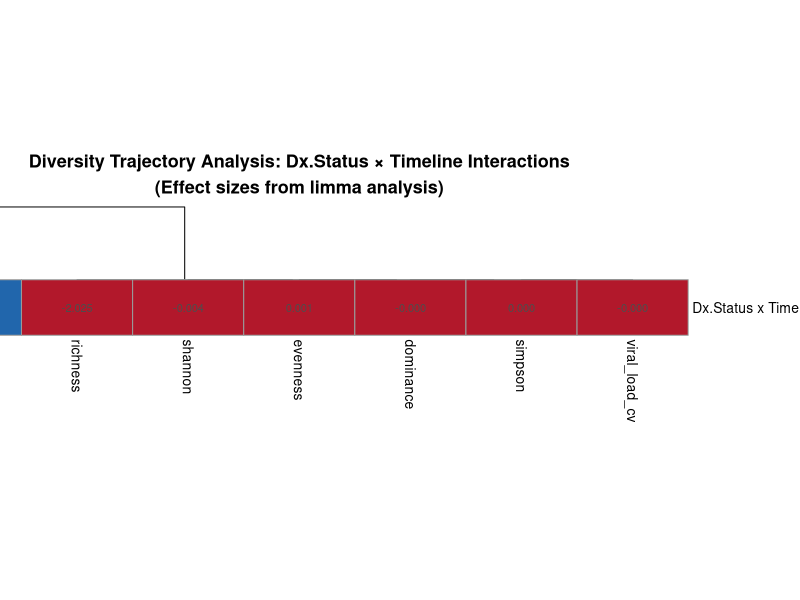
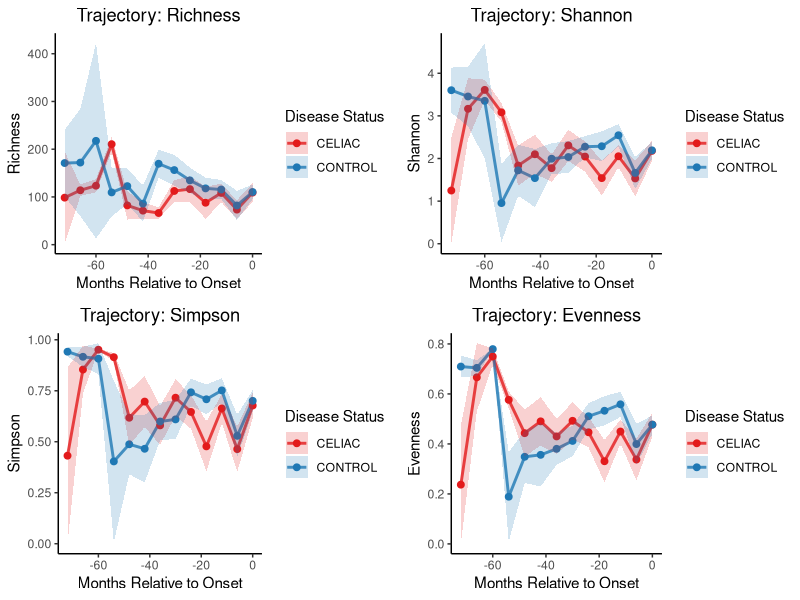
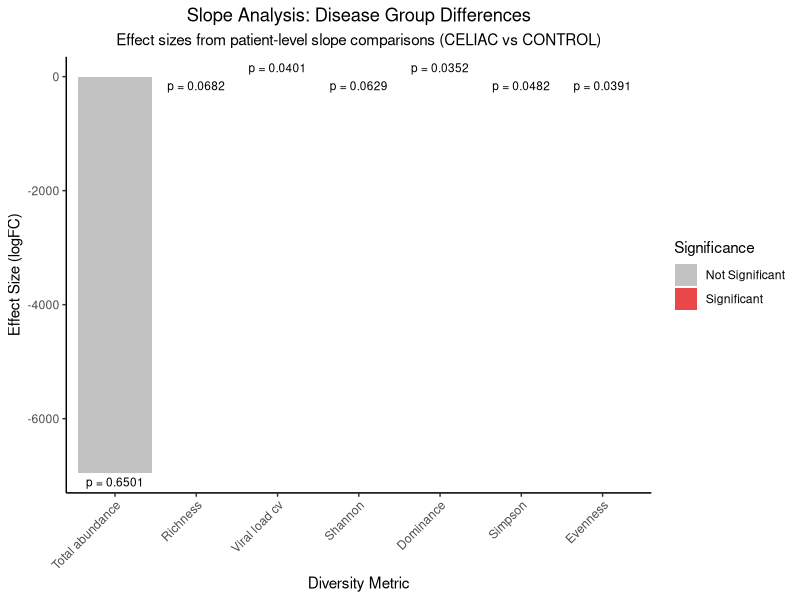
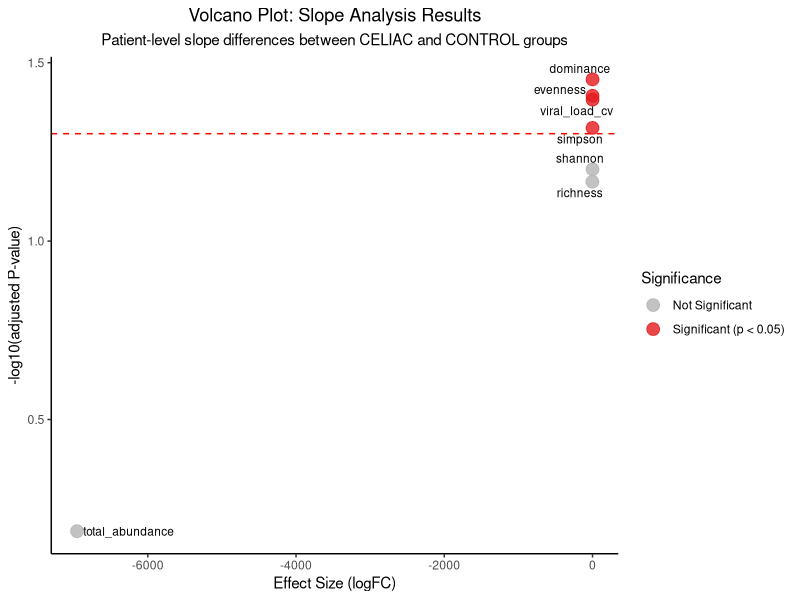
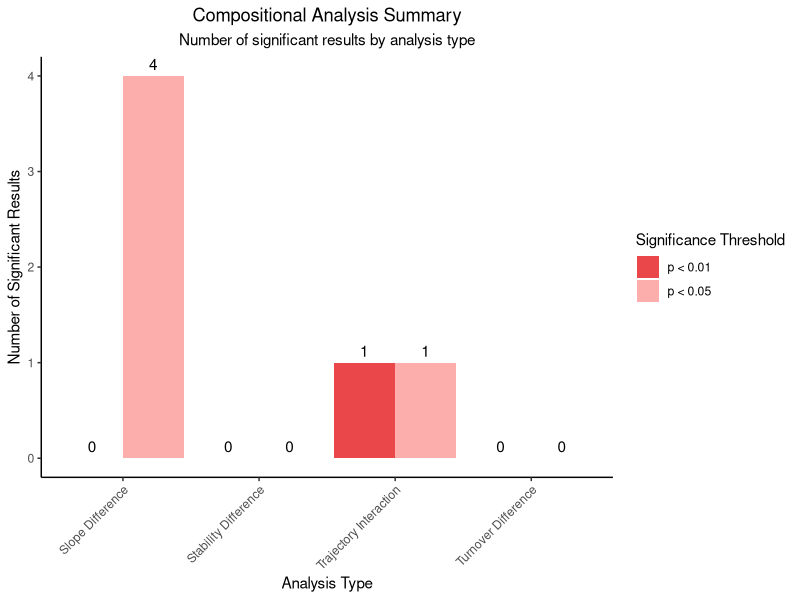

R code for these plots, in order:
#!/usr/bin/env Rscript
# Compositional Analysis Visualizations and Summary
# Author: Claude AI
# Date: 2025-07-25

library(dplyr)
library(vegan)
library(ggplot2)
library(limma)
library(pheatmap)
library(RColorBrewer)
library(reshape2)
library(gridExtra)
library(ggrepel)

# Set working directory
setwd("/Users/leranwang/Handley Lab Dropbox/16S/Celiac/Phage/phage_detection_pipeline_new_assembly/Orf/data_correct/total/final_results")

cat("=== COMPOSITIONAL ANALYSIS VISUALIZATIONS ===\n")
cat("Starting visualization at:", format(Sys.time()), "\n\n")

# ============================================================================
# PART 1: LOAD ALL RESULTS
# ============================================================================

cat("1. Loading all results...\n")

# Load all results
diversity_data_full <- read.csv("diversity_data_full.csv")
slope_data <- read.csv("slope_data.csv")
stability_data <- read.csv("stability_data.csv")
turnover_data <- read.csv("turnover_data.csv")

trajectory_results <- read.csv("diversity_trajectory_results.csv")
slope_results <- read.csv("slope_analysis_results.csv")
stability_results <- read.csv("stability_analysis_results.csv")
turnover_results <- read.csv("turnover_analysis_results.csv")

cat("All results loaded successfully\n")

# ============================================================================
# PART 2: CREATE COMPREHENSIVE RESULTS SUMMARY
# ============================================================================

cat("\n2. Creating comprehensive results summary...\n")

# Combine all results into comprehensive summary
create_comprehensive_summary <- function() {
  
  # Trajectory results
  traj_summary <- trajectory_results %>%
    select(metric, logFC, P.Value, adj.P.Val, n_samples, n_patients) %>%
    mutate(analysis_type = "Trajectory_Interaction", effect_size = logFC)
  
  # Slope results
  slope_summary <- slope_results %>%
    select(metric, logFC, P.Value, adj.P.Val, n_patients, celiac_mean_slope, control_mean_slope) %>%
    mutate(analysis_type = "Slope_Difference", effect_size = logFC) %>%
    rename(n_samples = n_patients)
  
  # Stability results
  stability_summary <- stability_results %>%
    select(metric, logFC, P.Value, adj.P.Val, n_patients, celiac_mean_stability, control_mean_stability) %>%
    mutate(analysis_type = "Stability_Difference", effect_size = logFC) %>%
    rename(n_samples = n_patients)
  
  # Turnover results
  turnover_summary <- turnover_results %>%
    select(metric, logFC, P.Value, adj.P.Val, n_patients, celiac_mean_turnover, control_mean_turnover) %>%
    mutate(analysis_type = "Turnover_Difference", effect_size = logFC) %>%
    rename(n_samples = n_patients)
  
  # Combine all
  comprehensive_results <- bind_rows(
    traj_summary,
    slope_summary,
    stability_summary,
    turnover_summary
  )
  
  return(comprehensive_results)
}

comprehensive_results <- create_comprehensive_summary()
write.csv(comprehensive_results, "comprehensive_results_summary.csv", row.names = FALSE)

cat("Comprehensive results summary created\n")

# ============================================================================
# PART 3: DIVERSITY TRAJECTORY HEATMAP
# ============================================================================

cat("\n3. Creating diversity trajectory heatmap...\n")

# Create heatmap of trajectory results
create_trajectory_heatmap <- function(results) {
  
  # Prepare data for heatmap
  heatmap_data <- results %>%
    select(metric, logFC, adj.P.Val) %>%
    mutate(
      neg_log_pval = -log10(adj.P.Val),
      significance = ifelse(adj.P.Val < 0.05, "Significant", "Not Significant")
    )
  
  # Create matrix for heatmap
  heatmap_matrix <- matrix(heatmap_data$logFC, 
                          nrow = 1, 
                          dimnames = list("Dx.Status x Timeline", heatmap_data$metric))
  
  # Create heatmap
  png("diversity_trajectory_heatmap.png", width = 1200, height = 400, res = 150)
  
  pheatmap(heatmap_matrix,
           cluster_rows = FALSE,
           cluster_cols = TRUE,
           scale = "none",
           color = colorRampPalette(c("#2166AC", "white", "#B2182B"))(100),
           main = "Diversity Trajectory Analysis: Dx.Status × Timeline Interactions\n(Effect sizes from limma analysis)",
           fontsize = 10,
           cellwidth = 80,
           cellheight = 40,
           display_numbers = TRUE,
           number_format = "%.3f")
  
  dev.off()
  
  cat("Trajectory heatmap saved\n")
}

create_trajectory_heatmap(trajectory_results)

# ============================================================================
# PART 4: SLOPE ANALYSIS VISUALIZATION
# ============================================================================

cat("\n4. Creating slope analysis visualizations...\n")

# Bar plot of slope differences
create_slope_barplot <- function(results) {
  
  # Prepare data
  plot_data <- results %>%
    mutate(
      significance = ifelse(adj.P.Val < 0.05, "Significant", "Not Significant"),
      metric_clean = gsub("_", " ", stringr::str_to_title(metric))
    )
  
  p <- ggplot(plot_data, aes(x = reorder(metric_clean, -abs(logFC)), y = logFC)) +
    geom_col(aes(fill = significance), alpha = 0.8) +
    geom_text(aes(label = paste("p =", round(adj.P.Val, 4))), 
              vjust = ifelse(plot_data$logFC > 0, -0.5, 1.5), size = 3) +
    scale_fill_manual(values = c("Significant" = "#E31A1C", "Not Significant" = "grey70")) +
    labs(
      title = "Slope Analysis: Disease Group Differences",
      subtitle = "Effect sizes from patient-level slope comparisons (CELIAC vs CONTROL)",
      x = "Diversity Metric",
      y = "Effect Size (logFC)",
      fill = "Significance"
    ) +
    theme_classic() +
    theme(
      axis.text.x = element_text(angle = 45, hjust = 1),
      plot.title = element_text(hjust = 0.5),
      plot.subtitle = element_text(hjust = 0.5)
    )
  
  ggsave("slope_analysis_results.png", p, width = 10, height = 6, dpi = 300)
  
  cat("Slope bar plot saved\n")
}

create_slope_barplot(slope_results)

# Volcano plot of slope analysis
create_slope_volcano <- function(results) {
  
  plot_data <- results %>%
    mutate(
      neg_log_pval = -log10(adj.P.Val),
      significance = case_when(
        adj.P.Val < 0.01 ~ "Highly Significant (p < 0.01)",
        adj.P.Val < 0.05 ~ "Significant (p < 0.05)",
        TRUE ~ "Not Significant"
      )
    )
  
  p <- ggplot(plot_data, aes(x = logFC, y = neg_log_pval)) +
    geom_point(aes(color = significance), size = 4, alpha = 0.8) +
    geom_text_repel(aes(label = metric), size = 3, max.overlaps = 10) +
    geom_hline(yintercept = -log10(0.05), linetype = "dashed", color = "red") +
    scale_color_manual(values = c(
      "Highly Significant (p < 0.01)" = "#B2182B",
      "Significant (p < 0.05)" = "#E31A1C",
      "Not Significant" = "grey70"
    )) +
    labs(
      title = "Volcano Plot: Slope Analysis Results",
      subtitle = "Patient-level slope differences between CELIAC and CONTROL groups",
      x = "Effect Size (logFC)",
      y = "-log10(adjusted P-value)",
      color = "Significance"
    ) +
    theme_classic() +
    theme(
      plot.title = element_text(hjust = 0.5),
      plot.subtitle = element_text(hjust = 0.5)
    )
  
  ggsave("slope_volcano_plot.png", p, width = 10, height = 8, dpi = 300)
  
  cat("Slope volcano plot saved\n")
}

create_slope_volcano(slope_results)

# ============================================================================
# PART 5: DIVERSITY TRAJECTORIES BY GROUP
# ============================================================================

cat("\n5. Creating diversity trajectories by group...\n")

# Plot mean trajectories by disease status
create_trajectory_plots <- function(diversity_data) {
  
  # Calculate group means by timepoint
  trajectory_data <- diversity_data %>%
    group_by(Dx.Status, onset_timeline_numeric) %>%
    summarise(
      across(c(richness, shannon, simpson, evenness, total_abundance, dominance, viral_load_cv),
             list(mean = ~mean(.x, na.rm = TRUE), se = ~sd(.x, na.rm = TRUE)/sqrt(n())),
             .names = "{.col}_{.fn}"),
      n_samples = n(),
      .groups = "drop"
    )
  
  # Create plots for each metric
  metrics <- c("richness", "shannon", "simpson", "evenness")
  
  plot_list <- list()
  
  for(metric in metrics) {
    mean_col <- paste0(metric, "_mean")
    se_col <- paste0(metric, "_se")
    
    p <- ggplot(trajectory_data, aes(x = onset_timeline_numeric, y = .data[[mean_col]], color = Dx.Status)) +
      geom_line(size = 1, alpha = 0.8) +
      geom_point(size = 2) +
      geom_ribbon(aes(ymin = .data[[mean_col]] - .data[[se_col]], 
                      ymax = .data[[mean_col]] + .data[[se_col]],
                      fill = Dx.Status), alpha = 0.2, color = NA) +
      scale_color_manual(values = c("CELIAC" = "#E31A1C", "CONTROL" = "#1F78B4")) +
      scale_fill_manual(values = c("CELIAC" = "#E31A1C", "CONTROL" = "#1F78B4")) +
      labs(
        title = paste("Trajectory:", stringr::str_to_title(metric)),
        x = "Months Relative to Onset",
        y = stringr::str_to_title(metric),
        color = "Disease Status",
        fill = "Disease Status"
      ) +
      theme_classic() +
      theme(plot.title = element_text(hjust = 0.5))
    
    plot_list[[metric]] <- p
  }
  
  # Combine plots
  combined_plot <- grid.arrange(grobs = plot_list, ncol = 2)
  
  ggsave("diversity_trajectories_by_group.png", combined_plot, width = 12, height = 10, dpi = 300)
  
  cat("Trajectory plots saved\n")
}

create_trajectory_plots(diversity_data_full)

# ============================================================================
# PART 6: SUMMARY STATISTICS VISUALIZATION
# ============================================================================

cat("\n6. Creating summary statistics visualization...\n")

create_summary_stats_plot <- function() {
  
  # Count significant results by analysis type
  sig_counts <- comprehensive_results %>%
    group_by(analysis_type) %>%
    summarise(
      total_tests = n(),
      significant_05 = sum(adj.P.Val < 0.05, na.rm = TRUE),
      significant_01 = sum(adj.P.Val < 0.01, na.rm = TRUE),
      .groups = "drop"
    ) %>%
    mutate(
      prop_sig_05 = significant_05 / total_tests,
      prop_sig_01 = significant_01 / total_tests
    )
  
  # Create bar plot
  plot_data <- sig_counts %>%
    select(analysis_type, significant_05, significant_01) %>%
    reshape2::melt(id.vars = "analysis_type", variable.name = "threshold", value.name = "count") %>%
    mutate(
      threshold = ifelse(threshold == "significant_05", "p < 0.05", "p < 0.01"),
      analysis_clean = gsub("_", " ", analysis_type)
    )
  
  p <- ggplot(plot_data, aes(x = analysis_clean, y = count, fill = threshold)) +
    geom_col(position = "dodge", alpha = 0.8) +
    geom_text(aes(label = count), position = position_dodge(width = 0.9), vjust = -0.5) +
    scale_fill_manual(values = c("p < 0.05" = "#FB9A99", "p < 0.01" = "#E31A1C")) +
    labs(
      title = "Compositional Analysis Summary",
      subtitle = "Number of significant results by analysis type",
      x = "Analysis Type",
      y = "Number of Significant Results",
      fill = "Significance Threshold"
    ) +
    theme_classic() +
    theme(
      axis.text.x = element_text(angle = 45, hjust = 1),
      plot.title = element_text(hjust = 0.5),
      plot.subtitle = element_text(hjust = 0.5)
    )
  
  ggsave("analysis_summary_statistics.png", p, width = 10, height = 6, dpi = 300)
  
  cat("Summary statistics plot saved\n")
}

create_summary_stats_plot()

# ============================================================================
# PART 7: CREATE FINAL SUMMARY REPORT
# ============================================================================

cat("\n7. Creating final summary report...\n")

# Print comprehensive summary
cat("\n=== COMPOSITIONAL ANALYSIS RESULTS SUMMARY ===\n")

cat("\nDATASET OVERVIEW:\n")
cat("- Total ORFs:", nrow(read.csv("total_orf.abundance.clean.csv")), "\n")
cat("- Total samples:", length(unique(diversity_data_full$sample_id)), "\n")
cat("- Total patients:", length(unique(diversity_data_full$patientID)), "\n")
cat("- CELIAC samples:", sum(diversity_data_full$Dx.Status == "CELIAC"), "\n")
cat("- CONTROL samples:", sum(diversity_data_full$Dx.Status == "CONTROL"), "\n")

cat("\nTRAJECTORY ANALYSIS RESULTS:\n")
sig_traj <- trajectory_results[trajectory_results$adj.P.Val < 0.05, ]
if(nrow(sig_traj) > 0) {
  cat("Significant Dx.Status × Timeline interactions (adj.p < 0.05):\n")
  for(i in 1:nrow(sig_traj)) {
    cat("- ", sig_traj$metric[i], ": effect =", round(sig_traj$logFC[i], 4), 
        ", p =", format(sig_traj$adj.P.Val[i], scientific = TRUE), "\n")
  }
} else {
  cat("No significant trajectory interactions found\n")
}

cat("\nSLOPE ANALYSIS RESULTS:\n")
sig_slope <- slope_results[slope_results$adj.P.Val < 0.05, ]
if(nrow(sig_slope) > 0) {
  cat("Significant slope differences (adj.p < 0.05):\n")
  for(i in 1:nrow(sig_slope)) {
    cat("- ", sig_slope$metric[i], ": effect =", round(sig_slope$logFC[i], 4), 
        ", p =", format(sig_slope$adj.P.Val[i], scientific = TRUE), "\n")
  }
} else {
  cat("No significant slope differences found\n")
}

cat("\nSTABILITY ANALYSIS RESULTS:\n")
sig_stab <- stability_results[stability_results$adj.P.Val < 0.05, ]
if(nrow(sig_stab) > 0) {
  cat("Significant stability differences (adj.p < 0.05):\n")
  for(i in 1:nrow(sig_stab)) {
    cat("- ", sig_stab$metric[i], ": effect =", round(sig_stab$logFC[i], 4), 
        ", p =", format(sig_stab$adj.P.Val[i], scientific = TRUE), "\n")
  }
} else {
  cat("No significant stability differences found\n")
}

cat("\nTURNOVER ANALYSIS RESULTS:\n")
sig_turn <- turnover_results[turnover_results$adj.P.Val < 0.05, ]
if(nrow(sig_turn) > 0) {
  cat("Significant turnover differences (adj.p < 0.05):\n")
  for(i in 1:nrow(sig_turn)) {
    cat("- ", sig_turn$metric[i], ": effect =", round(sig_turn$logFC[i], 4), 
        ", p =", format(sig_turn$adj.P.Val[i], scientific = TRUE), "\n")
  }
} else {
  cat("No significant turnover differences found\n")
}

cat("\n=== COMPOSITIONAL ANALYSIS COMPLETED ===\n")
cat("Generated files:\n")
cat("- comprehensive_results_summary.csv: All analysis results combined\n")
cat("- diversity_trajectory_heatmap.png: Heatmap of trajectory results\n")
cat("- slope_analysis_results.png: Bar plot of slope differences\n")
cat("- slope_volcano_plot.png: Volcano plot of slope analysis\n")
cat("- diversity_trajectories_by_group.png: Mean trajectories by disease status\n")
cat("- analysis_summary_statistics.png: Summary statistics plots\n")

cat("\nAnalysis completed at:", format(Sys.time()), "\n")
